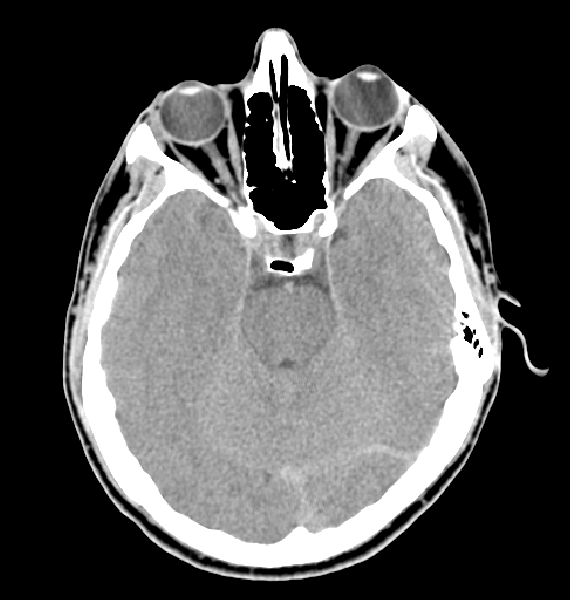
#> input picture Fig0359(a)(headCT_Vandy).tif, 570 x 600 px, found by its file name
$ python q6.py
#> lines starting #> are read from the running program, lines starting #| are printed output that depends on the picture; after the words box and inside, x2 and y2 are one past the last pixel; in counts of white or black regions, pixels touching at a corner belong together
import cv2
import numpy as np
from matplotlib import pyplot as plt

imageHead = cv2.imread("/Users/meyavuz/Desktop/goruntu isleme/Fig0359(a)(headCT_Vandy).tif",cv2.IMREAD_GRAYSCALE)
#> imageHead is the input picture: shape (600, 570); min 0, max 255, mean 84.7
#imageChest = cv2.imread("/Users/meyavuz/Desktop/goruntu isleme/Fig0107(a)(chest-xray-vandy).tif",cv2.IMREAD_GRAYSCALE)
#imageFetus = cv2.imread("/Users/meyavuz/Desktop/goruntu isleme/Fig0120(a)(ultrasound-fetus1).tif",cv2.IMREAD_GRAYSCALE)
#imageBreast = cv2.imread("/Users/meyavuz/Desktop/goruntu isleme/Fig0304(a)(breast_digital_Xray).tif",cv2.IMREAD_GRAYSCALE)

equalizeHist = cv2.equalizeHist(imageHead)
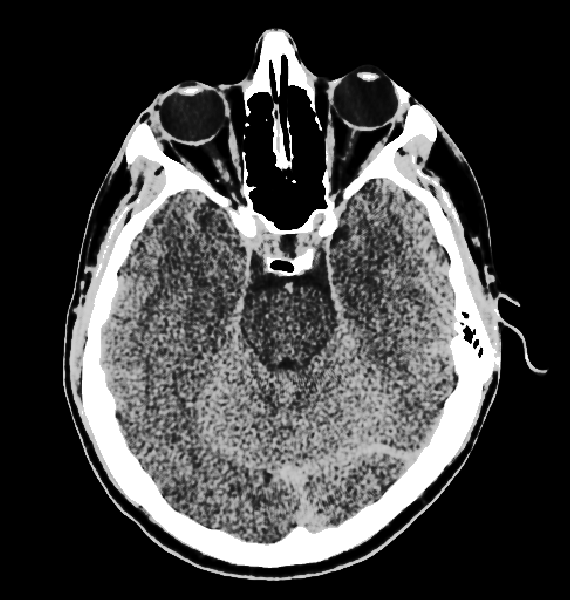
#> equalizeHist: shape (600, 570); min 0, max 255, mean 65.6

def print(image):
    plt.figure()
    plt.hist(image.ravel(), bins=256, range=(0, 256), color='gray')
    plt.xlabel('Pixel Value')
    plt.ylabel('Frequency')
    plt.show()
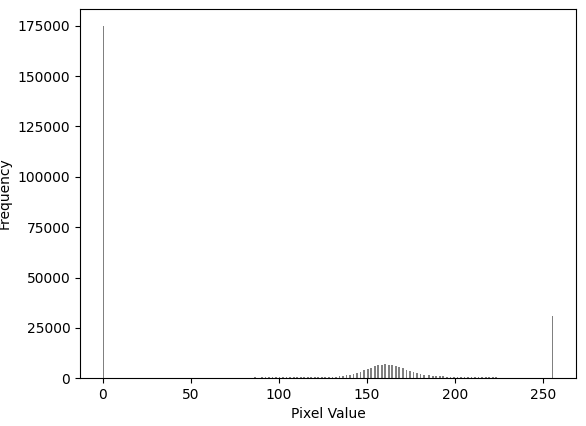
#> figure drawn by matplotlib, 1 panel; tallest bar 174807 high, from x = 0 to 1

print(imageHead)
print(equalizeHist)

threshold = 20
_, binaryImage = cv2.threshold(equalizeHist, threshold, 255, cv2.THRESH_BINARY)
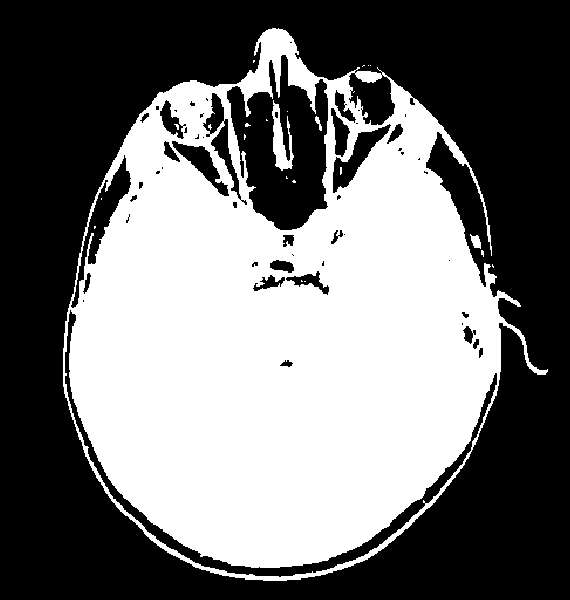
#> binaryImage: shape (600, 570); 45% white; 24 white regions (20 under 20 px), largest, box (x1, y1, x2, y2) and area: (63, 28, 548, 581) 152880, (272, 100, 294, 171) 739, (470, 234, 481, 249) 103, (315, 116, 322, 131) 47

thresholds = [20, 100, 230]
segmentedImage = np.zeros_like(equalizeHist, dtype=np.uint8)

segmentedImage[equalizeHist <= thresholds[0]] = 64
segmentedImage[(equalizeHist > thresholds[0]) & (equalizeHist <= thresholds[1])] = 128
segmentedImage[(equalizeHist > thresholds[1]) & (equalizeHist <= thresholds[2])] = 192
segmentedImage[equalizeHist > thresholds[2]] = 255

kernel = np.ones((3, 3), np.uint8)

erosion = cv2.erode(binaryImage, kernel, iterations=1)
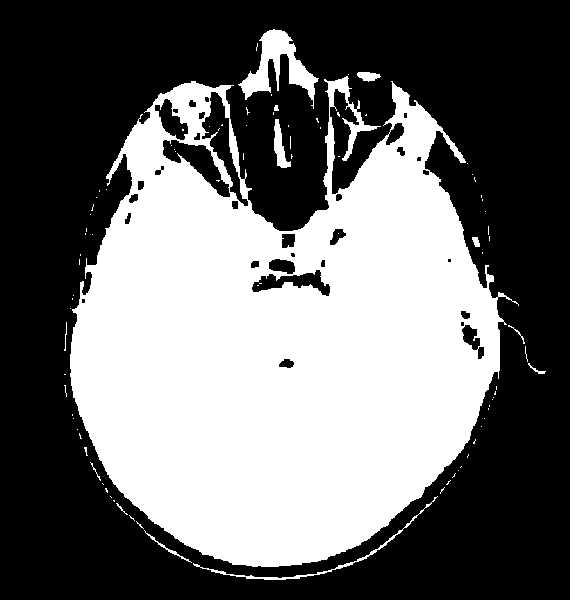
#> erosion: shape (600, 570); 42.2% white; 90 white regions (77 under 20 px), largest, box (x1, y1, x2, y2) and area: (70, 76, 519, 567) 140188, (238, 29, 319, 109) 2232, (193, 496, 438, 580) 594
dilation = cv2.dilate(binaryImage, kernel, iterations=1)
#> dilation: shape (600, 570); 47.8% white; 13 white regions (7 under 20 px), largest, box (x1, y1, x2, y2) and area: (62, 27, 549, 582) 162952, (469, 233, 485, 258) 199, (244, 122, 252, 128) 39, (339, 166, 343, 176) 39, (243, 133, 247, 141) 29, (291, 179, 297, 184) 27
opening = cv2.morphologyEx(binaryImage, cv2.MORPH_OPEN, kernel)
#> opening: shape (600, 570); 44.7% white; 48 white regions (19 under 20 px), largest, box (x1, y1, x2, y2) and area: (69, 73, 547, 568) 146091, (237, 28, 320, 110) 2798, (109, 465, 463, 581) 1875
closing = cv2.morphologyEx(binaryImage, cv2.MORPH_CLOSE, kernel)
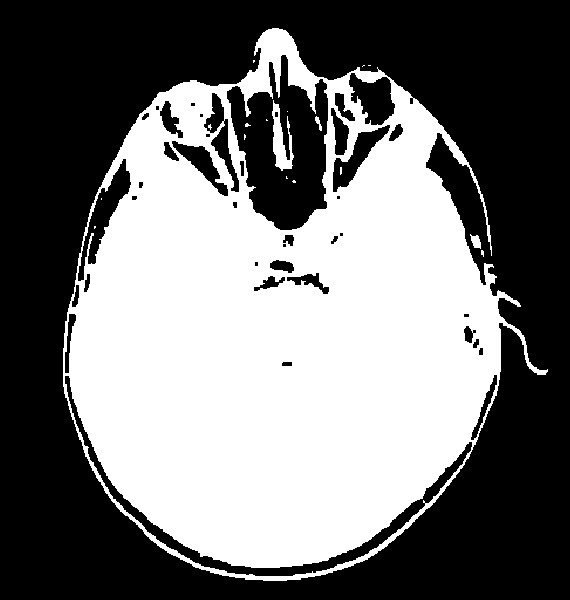
#> closing: shape (600, 570); 45.2% white; 18 white regions (14 under 20 px), largest, box (x1, y1, x2, y2) and area: (63, 28, 548, 581) 153512, (272, 100, 294, 171) 745, (470, 234, 481, 249) 103, (315, 116, 322, 131) 47

def regionGrowing(image, sd, threshold):
#> called with sd = (100, 100), threshold = 20
    h, w = image.shape
#> h = 600; w = 570
    segmented = np.zeros_like(image, dtype=np.uint8)
    seed_value = image[sd]
#> seed_value = 0
    stack = [sd]

    while stack:
        x, y = stack.pop()
        for dx, dy in [(-1, 0), (1, 0), (0, -1), (0, 1)]:
            nx, ny = x + dx, y + dy
            if 0 <= nx < h and 0 <= ny < w and segmented[nx, ny] == 0:
                diff = abs(int(image[nx, ny]) - int(seed_value))
                if diff <= threshold:
                    segmented[nx, ny] = 255
                    stack.append((nx, ny))
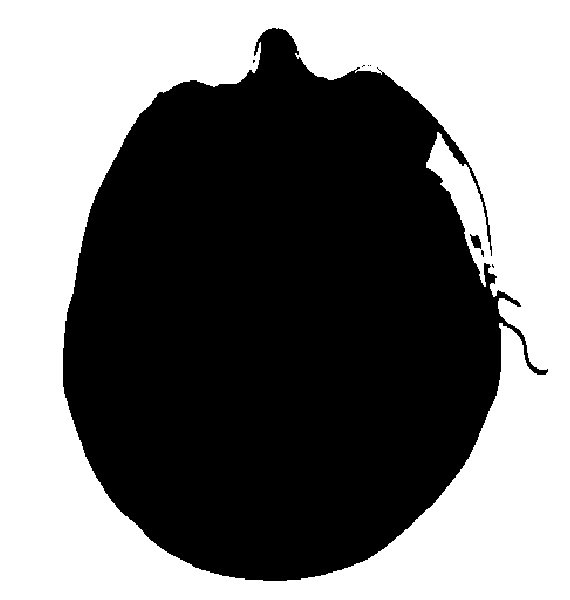
#> segmented: shape (600, 570); 47.6% white; 1 white region, box (x1, y1, x2, y2) and area: (0, 0, 570, 600) 162741
#> after the loop, stack = []

    return segmented

seed_point = (100, 100)
regionImage = regionGrowing(equalizeHist, seed_point, threshold=20)

cv2.imshow("Original Image", imageHead)
cv2.imshow("Equalized Image", equalizeHist)
cv2.imshow("Binary Image", segmentedImage)
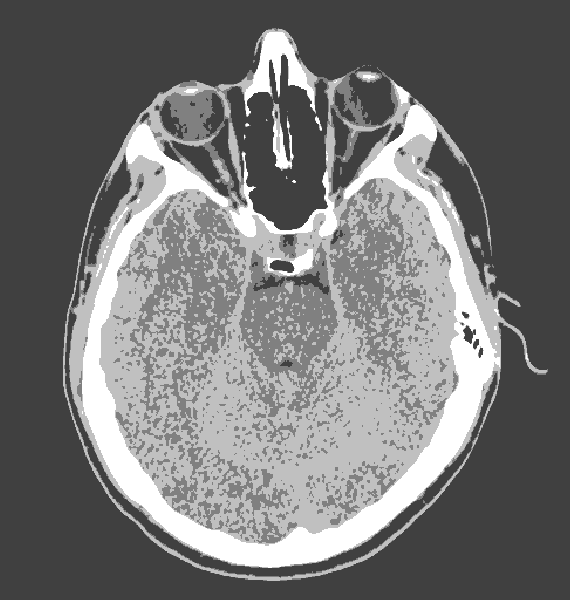
#> window 'Binary Image': shape (600, 570); min 64, max 255, mean 118.6
cv2.imshow("Segmented Image (3 Thresholds)", segmentedImage)
cv2.imshow("Erosion", erosion)
cv2.imshow("Dilation", dilation)
cv2.imshow("Opening", opening)
cv2.imshow("Closing", closing)
cv2.imshow("Region Growing Result", regionImage)
cv2.waitKey(0)
cv2.destroyAllWindows()
